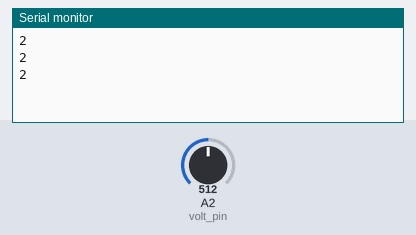
A sketch run on a simulated Arduino Uno, built with avr-gcc and run on an emulated ATmega328P. Shown: the last lines printed to the serial monitor. Inputs (shaded band) come from the test bench; at power-on: A2 (volt_pin) = 512.

Above: at 1.3 s.
1.4 s: A2 (volt_pin) set to 716
At 1.9 s:
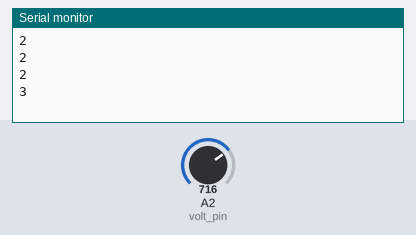
2.9 s: A2 (volt_pin) set to 900
At 3.4 s:
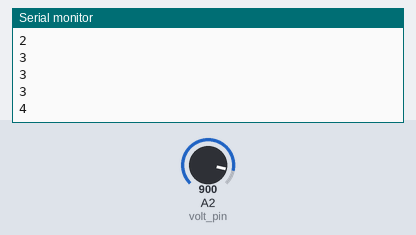
Timing chart, 0 to 5.9 s (numbered marks = the images above; inputs shaded):
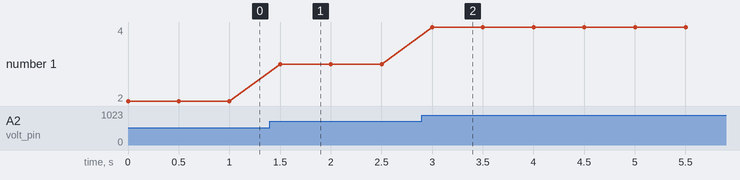

The sketch:

noise_detector.ino
```cpp
#define volt_pin A2
#define buzzer_pin 0
int read_val;
int v2;
void setup() {
  // put your setup code here, to run once:
Serial.begin(9600);
pinMode(volt_pin , INPUT);
pinMode(buzzer_pin , OUTPUT);
}

void loop() {
  // put your main code here, to run repeatedly:
  read_val = analogRead(volt_pin);
  v2 = (5./1023.)*read_val;
  //Serial.println(read_val);
  Serial.println(v2);

  if (v2 < 2.51){
    digitalWrite(buzzer_pin ,LOW);
    }

    if(v2 > 2.51){
      digitalWrite(buzzer_pin , HIGH);

      }
  delay(500);

}
```

Measured:
- after the input at 1.4 s, the serial monitor: prints a new line after 0.10 s (image 1)
- after the input at 2.9 s, the serial monitor: prints a new line after 0.10 s (image 2)
- plotted number 1: 2 → 3 after the input at 1.4 s, 3 → 4 after the input at 2.9 s
